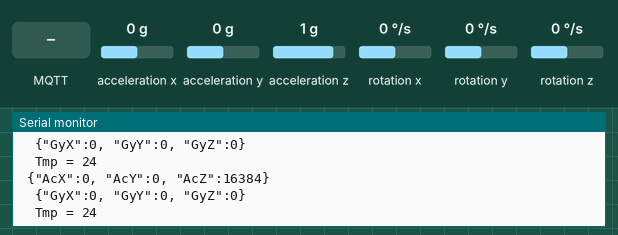
Recording of a sketch running on a simulated Arduino Uno, built with avr-gcc and run on an emulated ATmega328P. On the bench: the last lines printed to the serial monitor. Wiring (inferred from the names in the program): MPU-6050 motion sensor at I2C address 0x68. The test bench sets the inputs (shaded band); at power-on: acceleration x 0 g, acceleration z 1 g, acceleration y 0 g, rotation x 0 °/s, rotation y 0 °/s, rotation z 0 °/s. No MQTT or app messages arrive unless stated.

Above: at 4.2 s.
4.3 s: acceleration x set to -1.4 g
At 4.62 s:
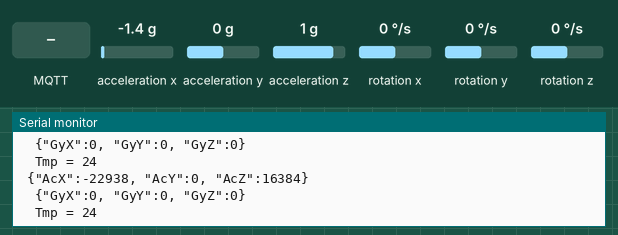
7.3 s: MQTT message "1" arrives on the first subscribed topic
At 7.57 s:
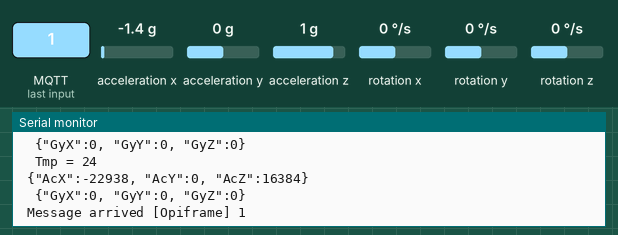
8.9 s: acceleration z set to 0 g
At 9.2 s:
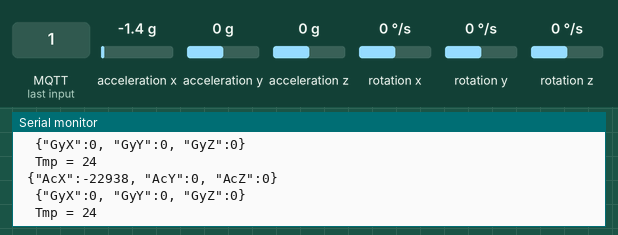
11.9 s: acceleration y set to -1.4 g
At 12.37 s:
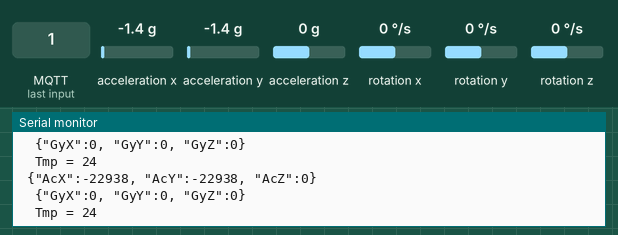
14.9 s: MQTT message "on" arrives on the first subscribed topic
At 15.34 s:
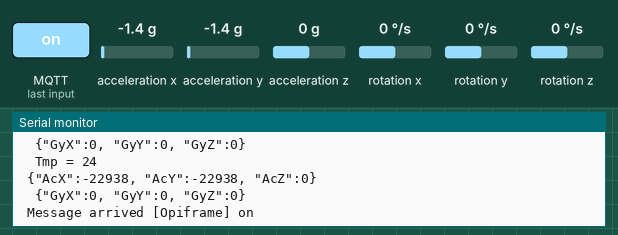
16.6 s: MQTT message "off" arrives on the first subscribed topic
At 16.98 s:
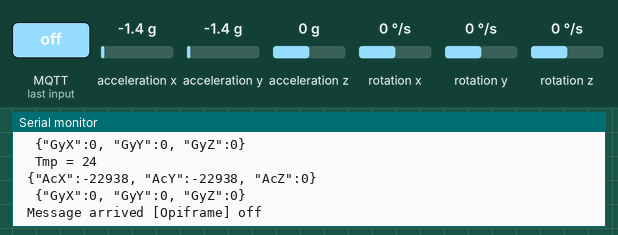

The sketch:

sketch_aug01b.ino
```cpp
#include <Wire.h>
#include <GSM.h>
#include <PubSubClient.h>

const int MPU_addr=0x68;  // I2C address of the MPU-6050
int16_t AcX,AcY,AcZ,Tmp,GyX,GyY,GyZ;

// PIN Number
#define PINNUMBER ""

// APN data
#define GPRS_APN       "GPRS_APN" // replace your GPRS APN
#define GPRS_LOGIN     "login"    // replace with your GPRS login
#define GPRS_PASSWORD  "password" // replace with your GPRS password

void callback(char* topic, byte* payload, unsigned int length) {
  Serial.print("Message arrived [");
  Serial.print(topic);
  Serial.print("] ");
  for (int i=0;i<length;i++) {
    Serial.print((char)payload[i]);
  }
  Serial.println();
}

// initialize the library instance
GSMClient gsmClient;
GPRS gprs;
GSM gsmAccess;     // include a 'true' parameter for debug enabled
PubSubClient mqttClient(gsmClient);


// URL & port
char server[] = "broker.hivemq.com";
int port = 1883; // port 1883 is the default for MQTT

// timeout
const unsigned long __TIMEOUT__ = 10*1000;


void setup(){
  Wire.begin();
  Wire.beginTransmission(MPU_addr);
  Wire.write(0x6B);  // PWR_MGMT_1 register
  Wire.write(0);     // set to zero (wakes up the MPU-6050)
  Wire.endTransmission(true);

  // initialize serial communications
  Serial.begin(9600);
  Serial.println("Initializing...");

  // connection state
  boolean notConnected = true;

  // Start GSM shield
  // If your SIM has PIN, pass it as a parameter of begin() in quotes
  while(notConnected)
  {
    if((gsmAccess.begin(PINNUMBER)==GSM_READY) &
        (gprs.attachGPRS(GPRS_APN, GPRS_LOGIN, GPRS_PASSWORD)==GPRS_READY))
      notConnected = false;
    else
    {
      Serial.println("Not connected");
      delay(1000);
    }
  }

  Serial.println("Connected to GPRS network");

  //Get IP.
  IPAddress LocalIP = gprs.getIPAddress();
  Serial.println("IP address=");
  Serial.println(LocalIP);

  mqttClient.setServer(server, port);
  mqttClient.setCallback(callback);
}


void loop(){
  Wire.beginTransmission(MPU_addr);
  Wire.write(0x3B);  // starting with register 0x3B (ACCEL_XOUT_H)
  Wire.endTransmission(false);
  Wire.requestFrom(MPU_addr,14,true);  // request a total of 14 registers
  AcX=Wire.read()<<8|Wire.read();  // 0x3B (ACCEL_XOUT_H) & 0x3C (ACCEL_XOUT_L)
  AcY=Wire.read()<<8|Wire.read();  // 0x3D (ACCEL_YOUT_H) & 0x3E (ACCEL_YOUT_L)
  AcZ=Wire.read()<<8|Wire.read();  // 0x3F (ACCEL_ZOUT_H) & 0x40 (ACCEL_ZOUT_L)
  Tmp=Wire.read()<<8|Wire.read();  // 0x41 (TEMP_OUT_H) & 0x42 (TEMP_OUT_L)
  GyX=Wire.read()<<8|Wire.read();  // 0x43 (GYRO_XOUT_H) & 0x44 (GYRO_XOUT_L)
  GyY=Wire.read()<<8|Wire.read();  // 0x45 (GYRO_YOUT_H) & 0x46 (GYRO_YOUT_L)
  GyZ=Wire.read()<<8|Wire.read();  // 0x47 (GYRO_ZOUT_H) & 0x48 (GYRO_ZOUT_L)

  Tmp = Tmp/340.00+36.53; //equation for temperature in degrees C from datasheet

/*  Serial.print("AcX = "); Serial.print(AcX);
  Serial.print(" | AcY = "); Serial.print(AcY);
  Serial.print(" | AcZ = "); Serial.print(AcZ);*/
  Serial.print(" Tmp = "); Serial.println(Tmp);
 /* Serial.print(" | GyX = "); Serial.print(GyX);
  Serial.print(" | GyY = "); Serial.print(GyY);
  Serial.print(" | GyZ = "); Serial.println(GyZ);*/

  if (!mqttClient.connected()) {
  // Loop until we're reconnected
    while (!mqttClient.connected()) {
      Serial.print("Attempting MQTT connection...");
      // Attempt to connect
      if (mqttClient.connect("arduinoClient")) {
        Serial.println("connected");
        // Once connected, publish an announcement...
        mqttClient.publish("Versys","Hello World!");
        // ... and resubscribe
        mqttClient.subscribe("Opiframe");
      } else {
        Serial.print("failed, rc=");
        Serial.print(mqttClient.state());
        Serial.println(" try again in 5 seconds");
        // Wait 5 seconds before retrying
        delay(5000);
      }
    }
  } else {
    String data = " {\"AcX\":" + String(AcX) + ", " + "\"AcY\":" + String(AcY) + ", " + "\"AcZ\":" + String(AcZ) + "}\n " ;
    int length = data.length();
    char Ac[length];
    data.toCharArray(Ac,length+1);
    Serial.print(Ac);
    mqttClient.publish("Versys", Ac);

    data = " {\"GyX\":" + String(GyX) + ", " + "\"GyY\":" + String(GyY) + ", " + "\"GyZ\":" + String(GyZ) + "}\n " ;
    length = data.length();
    char Gy[length];
    data.toCharArray(Gy,length+1);
    Serial.print(Gy);
    mqttClient.publish("Versys", Gy);
}

  mqttClient.loop();
  delay(250);
}
```

Measured:
- after the input at 4.3 s, the serial monitor: prints a new line after 0.09 s (image 1)
- after the input at 7.3 s, the serial monitor: prints a new line after 0.11 s (image 2)
- after the input at 8.9 s, the serial monitor: prints a new line after 0.08 s (image 3)
- after the input at 11.9 s, the serial monitor: prints a new line after 0.24 s (image 4)
- after the input at 14.9 s, the serial monitor: prints a new line after 0.27 s (image 5)
- after the input at 16.6 s, the serial monitor: prints a new line after 0.22 s (image 6)
